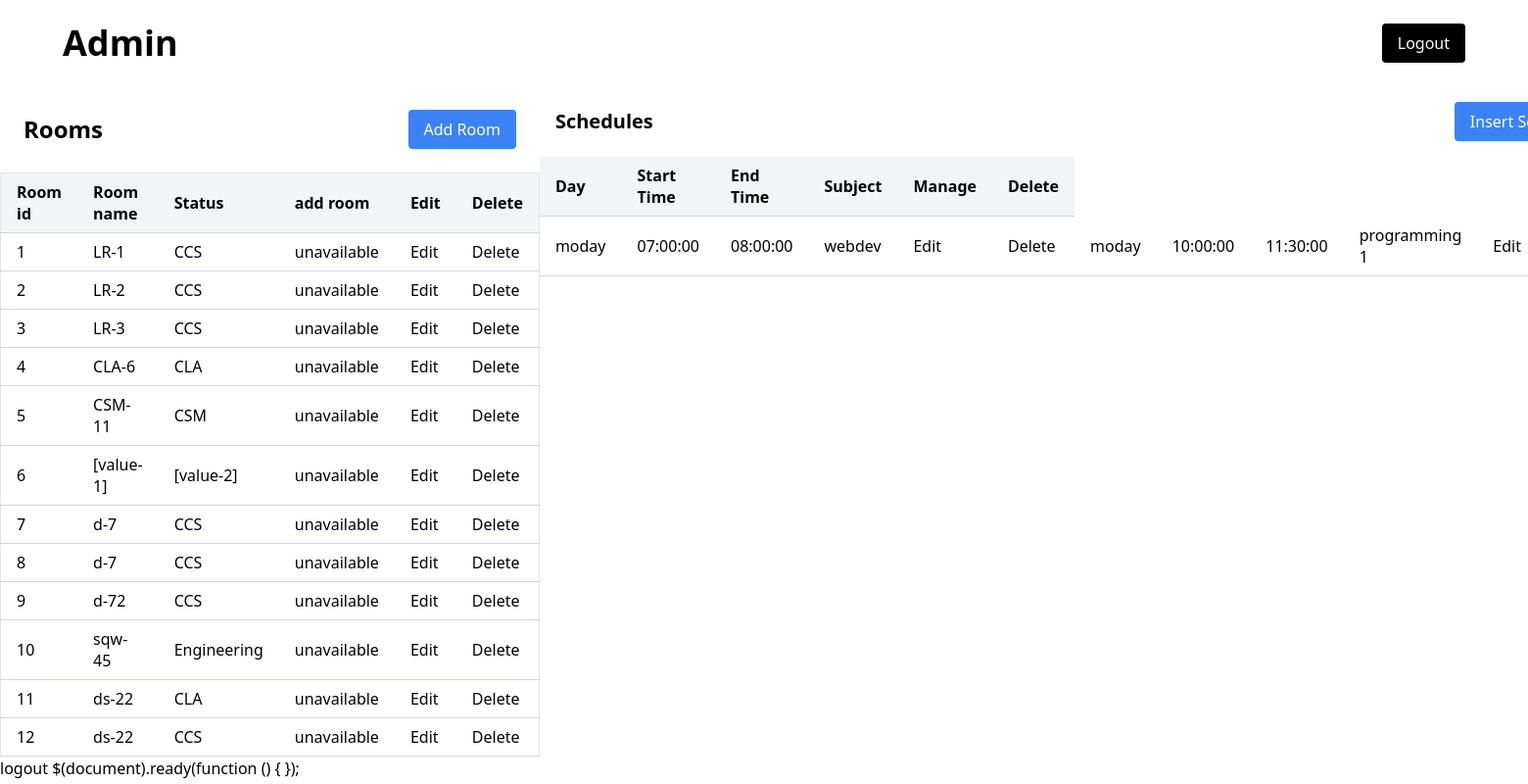
Screenshot of /admin/admin.php (signed in) with the database file from the repository.
### tables this page shows
CREATE TABLE `Room` (
  `id` int(11) NOT NULL,
  `RoomName` varchar(100) NOT NULL,
  `department` varchar(100) NOT NULL,
  `status` enum('unavailable','available') NOT NULL DEFAULT 'unavailable',
  `timestamp` timestamp NOT NULL DEFAULT current_timestamp()
);

CREATE TABLE `schedule` (
  `id` int(11) NOT NULL,
  `roomid` int(11) NOT NULL,
  `DayOfWeek` enum('moday','tuesday','wednesday','thursday','friday','saturday','sunday') NOT NULL,
  `start_time` time NOT NULL,
  `end_time` time NOT NULL,
  `subject` varchar(50) NOT NULL
);

### class/Database.php (called while the page is built, shortened)
<?php
    class Database{
        private $host = 'localhost';
        private $user = 'root';
        private $db = 'RoomSystem';
        private $pass = '';
        public function __construct(){
            try{
                $this->pdo = new PDO('mysql:host='.$this->host.';dbname='.$this->db,
                $this->user,$this->pass);
            }catch(PDOException $e){
                echo 'connection Error:'.$e->getMessage();
            }
        }
    }
?>

### class/adminClass.php (called while the page is built, shortened)
<?php
    require_once "Database.php";
class Admin extends Database{
    public function ShowRooms(){
        $query = "SELECT id,RoomName,department,status FROM Room";
        $stmt = $this->pdo->prepare($query);
        if($stmt->execute()){
            return $stmt->fetchAll();
        }
        return [];
    }
}

### class/Roomclass.php (called while the page is built, shortened)
<?php
require_once "Database.php";
class Room extends Database
{
    function showAllSched($id = NULL, $dept = NULL)
    {
        $sql = "SELECT * FROM schedule";
        $query = $this->pdo->prepare($sql);
        $query->bindParam(":id", $id);
        $data = null;
        if($query->execute()){
            $data = $query->fetchAll(PDO::FETCH_ASSOC);
        }
        return $data;
    }
}

### admin/admin.php (the view, shortened to what this page needs)
<?php
require_once "../class/adminClass.php";
require_once "../class/Roomclass.php";
include "../includes/header.php";
    $Admin = new Admin();
    $Room = new Room();
?>
<!DOCTYPE html>
<html lang="en">
<body>
    <div class="flex flex-row w-full p-6 px-16 justify-between text-center items-center">
        <h1 class="text-4xl font-bold text-black">Admin</h1>
        <button class="px-4 py-2 bg-black text-white rounded"><a href="../account/logout.php">Logout</a></button>
    </div>
    <div class="table-content w-full flex flex-row justify-around ">
        <div class="table-1">
            <div class="table-1-head flex flex-row w-full justify-between items-center p-6">
                <h2 class="font-bold text-2xl">Rooms</h2>
                <button class="px-4 py-2 bg-blue-500 text-white rounded" onclick="OpenAddRoom()">Add Room</button>
            </div>
            <table class="min-w-full table-auto border-collapse border border-gray-200">
                <thead>
                    <tr class="bg-gray-100">
                        <th class="px-4 py-2 text-left border-b border-gray-300">Room id</th>
                        <th class="px-4 py-2 text-left border-b border-gray-300">Room name</th>
                        <th class="px-4 py-2 text-left border-b border-gray-300">Status</th>
                        <th class="px-4 py-2 text-left border-b border-gray-300">add room</th>
                        <th class="px-4 py-2 text-left border-b border-gray-300">Edit</th>
                        <th class="px-4 py-2 text-left border-b border-gray-300">Delete</th>
                    </tr>
                </thead>
                <tbody>
                    <?php foreach($Admin->ShowRooms() as $r):   ?>
                    <tr>
                        <td class="px-4 py-2 border-b border-gray-300"><?= $r['id']; ?></td>
                        <td class="px-4 py-2 border-b border-gray-300"><?= $r['RoomName']; ?></td>
                        <td class="px-4 py-2 border-b border-gray-300"><?= $r['department']; ?></td>
                        <td class="px-4 py-2 border-b border-gray-300"><?= $r['status']; ?></td>
                        <td class="px-4 py-2 border-b border-gray-300"><button class="EditRoom"
                                data-id="<?= $r['id']; ?>">Edit</button></td>
                        <td class="px-4 py-2 border-b border-gray-300"><button class="DeleteRoom"
                                data-id="<?= $r['id']; ?>">Delete</button></td>
                    </tr>
                    <?php endforeach; ?>
                </tbody>
            </table>
        </div>
        <div class="table-2">
            <div class="table-2-head flex w-full justify-between px-4 items-center p-4">
                <h2 class="text-xl font-bold" >Schedules</h2>
                <button class="px-4 py-2 bg-blue-500 text-white rounded">Insert Schedule</button>
            </div>
            <table>
                <thead>
                    <tr class="bg-gray-100">
                        <th class="px-4 py-2 text-left border-b border-gray-300">Day</th>
                        <th class="px-4 py-2 text-left border-b border-gray-300">Start Time</th>
                        <th class="px-4 py-2 text-left border-b border-gray-300">End Time</th>
                        <th class="px-4 py-2 text-left border-b border-gray-300">Subject</th>
                        <th class="px-4 py-2 text-left border-b border-gray-300">Manage</th>
                        <th class="px-4 py-2 text-left border-b border-gray-300">Delete</th>
                    </tr>
                </thead>
                <tbody>
                    <?php foreach($Room->showAllSched($depart) as $r): ?>
                    <td class="px-4 py-2 border-b border-gray-300"><?= $r['DayOfWeek'] ?></td>
                    <td class="px-4 py-2 border-b border-gray-300"><?= $r['start_time'] ?></td>
                    <td class="px-4 py-2 border-b border-gray-300"><?= $r['end_time'] ?></td>
                    <td class="px-4 py-2 border-b border-gray-300"><?= $r['subject'] ?></td>
                    <td class="px-4 py-2 border-b border-gray-300"><button>Edit</button></td>
                    <td class="px-4 py-2 border-b border-gray-300"><button>Delete</button></td>
                    <?php endforeach; ?>
                </tbody>
            </table>
        </div>
    </div>
    <a href="../account/logout.php">logout</a>
</body>
</html>

### includes/header.php (shortened to what this page needs)
<head>
    <script src="https://cdn.tailwindcss.com"></script>
    <link rel="stylesheet" href="../css/roomModal.css">
</head>

### rows the page displays
room: id "1", RoomName "LR-1", department "CCS", status "unavailable"
room: id "2", RoomName "LR-2", department "CCS", status "unavailable"
room: id "3", RoomName "LR-3", department "CCS", status "unavailable"
room: id "4", RoomName "CLA-6", department "CLA", status "unavailable"
room: id "5", RoomName "CSM-11", department "CSM", status "unavailable"
room: id "6", RoomName "[value-1]", department "[value-2]", status "unavailable"
room: id "7", RoomName "d-7", department "CCS", status "unavailable"
room: id "8", RoomName "d-7", department "CCS", status "unavailable"
room: id "9", RoomName "d-72", department "CCS", status "unavailable"
room: id "10", RoomName "sqw-45", department "Engineering", status "unavailable"
room: id "11", RoomName "ds-22", department "CLA", status "unavailable"
room: id "12", RoomName "ds-22", department "CCS", status "unavailable"
schedule: DayOfWeek "moday", start_time "07:00:00", end_time "08:00:00", subject "webdev"
schedule: DayOfWeek "moday", start_time "10:00:00", end_time "11:30:00", subject "programming 1"
